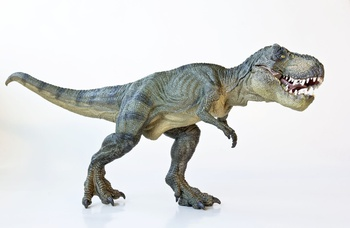
#> input picture image_transformation_with_trackbar/newimage.jpg, 350 x 228 px
$ python image_transformation_with_trackbar.py --image newimage.jpg
#> lines starting #> are read from the running program, lines starting #| are printed output that depends on the picture
import cv2
import numpy as np
import argparse


def nothing(x):
    pass


apz = argparse.ArgumentParser()
apz.add_argument('-i', '--image', required=True, help='Path to the image')
arg = vars(apz.parse_args())

image = cv2.imread(arg["image"])
#> image is the input picture: shape (228, 350, 3); mean B, G, R 216.4, 216.9, 215.4
cv2.namedWindow('Image')
# print(image.shape)

(h, w) = image.shape[:2]
#> h = 228; w = 350
center = (h // 2, w // 2)
#> center = (114, 175)

# Create trackbar for image transformation
cv2.createTrackbar("Translation Down_Up", "Image", 0, 120, nothing)
#> slider 'Translation Down_Up' is set to 120
cv2.createTrackbar("Translation Right_Left", "Image", 0, 120, nothing)
#> slider 'Translation Right_Left' is set to 40
cv2.createTrackbar("Rotate", 'Image', 0, 360, nothing)
#> slider 'Rotate' is set to 100
cv2.createTrackbar("Flapping", "Image", 0, 3, nothing)
#> slider 'Flapping' is set to 1

# Create switch for save photo
switch = "Save"
cv2.createTrackbar(switch, 'Image', 0, 1, nothing)
#> slider 'Save' is set to 1

while (1):

    # Get current position of trackbar
    rot = cv2.getTrackbarPos('Rotate', 'Image')
    tranDU = cv2.getTrackbarPos("Translation Down_Up", 'Image')
    tranRL = cv2.getTrackbarPos("Translation Right_Left", 'Image')
    flap = cv2.getTrackbarPos("Flapping", 'Image')

    save = cv2.getTrackbarPos(switch, 'Image')

    M_rotate = cv2.getRotationMatrix2D(center, rot, 1.0)

    if tranRL > 0 | tranDU > 0:
        M_trans = np.float32([[1, 0, tranDU], [0, 1, tranRL]])
        changed = cv2.warpAffine(image, M_trans, (image.shape[1], image.shape[0]))
        (w_ta, h_ta) = changed.shape[:2]
        center_ta = (w_ta // 2, h_ta // 2)
        M_rotate = cv2.getRotationMatrix2D(center_ta, rot, 1.0)
        changed = cv2.warpAffine(changed, M_rotate, (w_ta, h_ta))
        if flap == 0:
            pass
        elif flap == 1:
            changed = cv2.flip(changed, 1)
        elif flap == 2:
            changed = cv2.flip(changed, 0)
        elif flap == 3:
            changed = cv2.flip(changed, -1)
    else:
        M_trans = np.float32([[1, 0, tranDU], [0, 1, tranRL]])
        changed = cv2.warpAffine(image, M_trans, (image.shape[1], image.shape[0]))
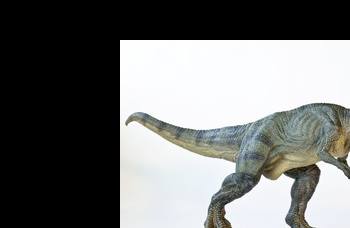
#> changed: shape (228, 350, 3); mean B, G, R 114, 114.9, 113.7
        M_rotate = cv2.getRotationMatrix2D(center, rot, 1.0)
        changed = cv2.warpAffine(changed, M_rotate, (w, h))
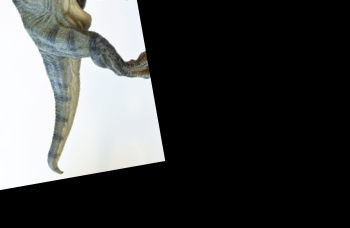
#> changed: shape (228, 350, 3); mean B, G, R 70.4, 70.9, 69.8
        if flap == 1:
            changed = cv2.flip(changed, 1)
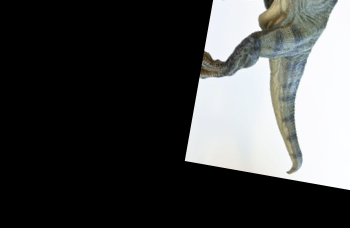
#> changed: shape (228, 350, 3); mean B, G, R 70.4, 70.9, 69.8
        elif flap == 2:
            changed = cv2.flip(changed, 0)
        elif flap == 3:
            changed = cv2.flip(changed, -1)
        elif flap == 0:
            pass

    cv2.imshow('Image', changed)

    if save == 0:
        pass
    else:
        cv2.imwrite('Changed.jpg', changed)

    if cv2.waitKey(1) & 0xFF == ord('q'):
#> (key q is pressed here)
        break

cv2.destroyAllWindows()
